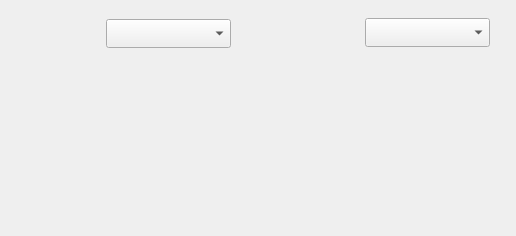
<?xml version="1.0" encoding="UTF-8"?>
<ui version="4.0">
 <class>CheckOption</class>
 <widget class="QDialog" name="CheckOption">
  <property name="geometry">
   <rect>
    <x>0</x>
    <y>0</y>
    <width>516</width>
    <height>236</height>
   </rect>
  </property>
  <property name="windowTitle">
   <string>Dialog</string>
  </property>
  <property name="styleSheet">
   <string notr="true">QDialog[objectName=&quot;CheckOption&quot;]
{
border-image: url(:/ui/Input/Input_Frame.png);
background-color:transparent;
border-radius:10px;
}</string>
  </property>
  <widget class="QLabel" name="label_ID_2">
   <property name="geometry">
    <rect>
     <x>280</x>
     <y>113</y>
     <width>221</width>
     <height>51</height>
    </rect>
   </property>
   <property name="styleSheet">
    <string notr="true">background-image: url(:/ui/Input/lineaedit.png);</string>
   </property>
   <property name="text">
    <string/>
   </property>
  </widget>
  <widget class="QLineEdit" name="lineEdit_Name">
   <property name="geometry">
    <rect>
     <x>110</x>
     <y>89</y>
     <width>91</width>
     <height>21</height>
    </rect>
   </property>
   <property name="styleSheet">
    <string notr="true">background:transparent;
border-radius:10px;
color:green;</string>
   </property>
  </widget>
  <widget class="QPushButton" name="pushButton_Cancel">
   <property name="geometry">
    <rect>
     <x>333</x>
     <y>145</y>
     <width>101</width>
     <height>61</height>
    </rect>
   </property>
   <property name="styleSheet">
    <string notr="true">QPushButton {
	background-image: url(:/ui/Input/cancel.png);
font-size:30px bold;

border-radius:10px;
}

QPushButton:pressed {
	background-image: url(:/ui/Input/canel_select.png);
font-size:30px bold;

border-radius:10px;
}

</string>
   </property>
   <property name="text">
    <string/>
   </property>
  </widget>
  <widget class="QLabel" name="label_ID">
   <property name="geometry">
    <rect>
     <x>20</x>
     <y>43</y>
     <width>221</width>
     <height>41</height>
    </rect>
   </property>
   <property name="styleSheet">
    <string notr="true">background-image: url(:/ui/Input/lineaedit.png);</string>
   </property>
   <property name="text">
    <string/>
   </property>
  </widget>
  <widget class="QPushButton" name="pushButton_OK">
   <property name="geometry">
    <rect>
     <x>83</x>
     <y>145</y>
     <width>106</width>
     <height>61</height>
    </rect>
   </property>
   <property name="styleSheet">
    <string notr="true">QPushButton {
	background-image: url(:/ui/Input/ok.png);
font-size:30px bold;

border-radius:20px;
}

QPushButton:pressed {
	
	background-image: url(:/ui/Input/ok_select.png);
font-size:30px bold;

border-radius:20px;
}

</string>
   </property>
   <property name="text">
    <string/>
   </property>
  </widget>
  <widget class="QLineEdit" name="lineEdit_Bach">
   <property name="geometry">
    <rect>
     <x>370</x>
     <y>53</y>
     <width>91</width>
     <height>31</height>
    </rect>
   </property>
   <property name="styleSheet">
    <string notr="true">background:transparent;
border-radius:10px;
color:green;</string>
   </property>
  </widget>
  <widget class="QLabel" name="label_Gender">
   <property name="geometry">
    <rect>
     <x>280</x>
     <y>8</y>
     <width>211</width>
     <height>51</height>
    </rect>
   </property>
   <property name="styleSheet">
    <string notr="true">background-image: url(:/ui/Input/lineaedit.png);</string>
   </property>
   <property name="text">
    <string/>
   </property>
  </widget>
  <widget class="QLineEdit" name="lineEdit_Operator">
   <property name="geometry">
    <rect>
     <x>370</x>
     <y>123</y>
     <width>91</width>
     <height>31</height>
    </rect>
   </property>
   <property name="styleSheet">
    <string notr="true">background:transparent;
border-radius:10px;
color:green;</string>
   </property>
  </widget>
  <widget class="QLineEdit" name="lineEdit_ID">
   <property name="geometry">
    <rect>
     <x>110</x>
     <y>53</y>
     <width>91</width>
     <height>28</height>
    </rect>
   </property>
   <property name="styleSheet">
    <string notr="true">background:transparent;
border-radius:10px;
color:green;</string>
   </property>
  </widget>
  <widget class="QComboBox" name="comboBox_gender">
   <property name="geometry">
    <rect>
     <x>365</x>
     <y>18</y>
     <width>125</width>
     <height>29</height>
    </rect>
   </property>
   <property name="styleSheet">
    <string notr="true"/>
   </property>
  </widget>
  <widget class="QLabel" name="label_Bach">
   <property name="geometry">
    <rect>
     <x>280</x>
     <y>43</y>
     <width>211</width>
     <height>51</height>
    </rect>
   </property>
   <property name="styleSheet">
    <string notr="true">background-image: url(:/ui/Input/lineaedit.png);</string>
   </property>
   <property name="text">
    <string/>
   </property>
  </widget>
  <widget class="QLineEdit" name="lineEdit_Age">
   <property name="geometry">
    <rect>
     <x>370</x>
     <y>87</y>
     <width>91</width>
     <height>31</height>
    </rect>
   </property>
   <property name="styleSheet">
    <string notr="true">background:transparent;
border-radius:10px;
color:green;</string>
   </property>
  </widget>
  <widget class="QLabel" name="label_Type">
   <property name="geometry">
    <rect>
     <x>20</x>
     <y>9</y>
     <width>211</width>
     <height>41</height>
    </rect>
   </property>
   <property name="styleSheet">
    <string notr="true">background-image: url(:/ui/Input/lineaedit.png);</string>
   </property>
   <property name="text">
    <string/>
   </property>
  </widget>
  <widget class="QLabel" name="label_Name">
   <property name="geometry">
    <rect>
     <x>20</x>
     <y>77</y>
     <width>211</width>
     <height>51</height>
    </rect>
   </property>
   <property name="styleSheet">
    <string notr="true">background-image: url(:/ui/Input/lineaedit.png);</string>
   </property>
   <property name="text">
    <string/>
   </property>
  </widget>
  <widget class="QComboBox" name="comboBox">
   <property name="geometry">
    <rect>
     <x>106</x>
     <y>19</y>
     <width>125</width>
     <height>29</height>
    </rect>
   </property>
   <property name="styleSheet">
    <string notr="true"/>
   </property>
  </widget>
  <widget class="QLabel" name="label_Age">
   <property name="geometry">
    <rect>
     <x>280</x>
     <y>77</y>
     <width>211</width>
     <height>51</height>
    </rect>
   </property>
   <property name="styleSheet">
    <string notr="true">background-image: url(:/ui/Input/lineaedit.png);</string>
   </property>
   <property name="text">
    <string/>
   </property>
  </widget>
  <widget class="QLabel" name="label">
   <property name="geometry">
    <rect>
     <x>25</x>
     <y>14</y>
     <width>91</width>
     <height>41</height>
    </rect>
   </property>
   <property name="styleSheet">
    <string notr="true">background-image: url(:/ui/Input/type.png);</string>
   </property>
   <property name="text">
    <string/>
   </property>
  </widget>
  <widget class="QLabel" name="label_2">
   <property name="geometry">
    <rect>
     <x>24</x>
     <y>48</y>
     <width>91</width>
     <height>41</height>
    </rect>
   </property>
   <property name="styleSheet">
    <string notr="true">background-image: url(:/ui/Input/id.png);</string>
   </property>
   <property name="text">
    <string/>
   </property>
  </widget>
  <widget class="QLabel" name="label_3">
   <property name="geometry">
    <rect>
     <x>284</x>
     <y>13</y>
     <width>91</width>
     <height>41</height>
    </rect>
   </property>
   <property name="styleSheet">
    <string notr="true">background-image: url(:/ui/Input/gender.png);</string>
   </property>
   <property name="text">
    <string/>
   </property>
  </widget>
  <widget class="QLabel" name="label_4">
   <property name="geometry">
    <rect>
     <x>289</x>
     <y>51</y>
     <width>79</width>
     <height>31</height>
    </rect>
   </property>
   <property name="styleSheet">
    <string notr="true">background-image: url(:/ui/Input/bach.png);</string>
   </property>
   <property name="text">
    <string/>
   </property>
  </widget>
  <widget class="QLabel" name="label_5">
   <property name="geometry">
    <rect>
     <x>284</x>
     <y>82</y>
     <width>91</width>
     <height>41</height>
    </rect>
   </property>
   <property name="styleSheet">
    <string notr="true">background-image: url(:/ui/Input/age.png);</string>
   </property>
   <property name="text">
    <string/>
   </property>
  </widget>
  <widget class="QLabel" name="label_6">
   <property name="geometry">
    <rect>
     <x>281</x>
     <y>117</y>
     <width>91</width>
     <height>41</height>
    </rect>
   </property>
   <property name="styleSheet">
    <string notr="true">background-image: url(:/ui/Input/operator.png);</string>
   </property>
   <property name="text">
    <string/>
   </property>
  </widget>
  <widget class="QLabel" name="label_7">
   <property name="geometry">
    <rect>
     <x>23</x>
     <y>82</y>
     <width>91</width>
     <height>41</height>
    </rect>
   </property>
   <property name="styleSheet">
    <string notr="true">background-image: url(:/ui/Input/name.png);</string>
   </property>
   <property name="text">
    <string/>
   </property>
  </widget>
  <zorder>label_Type</zorder>
  <zorder>label_ID_2</zorder>
  <zorder>pushButton_Cancel</zorder>
  <zorder>label_ID</zorder>
  <zorder>pushButton_OK</zorder>
  <zorder>label_Gender</zorder>
  <zorder>label_Bach</zorder>
  <zorder>label_Name</zorder>
  <zorder>label_Age</zorder>
  <zorder>label_2</zorder>
  <zorder>label_3</zorder>
  <zorder>label_4</zorder>
  <zorder>label_5</zorder>
  <zorder>label_6</zorder>
  <zorder>label_7</zorder>
  <zorder>lineEdit_Operator</zorder>
  <zorder>lineEdit_Name</zorder>
  <zorder>lineEdit_ID</zorder>
  <zorder>lineEdit_Bach</zorder>
  <zorder>lineEdit_Age</zorder>
  <zorder>comboBox</zorder>
  <zorder>comboBox_gender</zorder>
  <zorder>label</zorder>
 </widget>
 <resources/>
 <connections/>
</ui>
